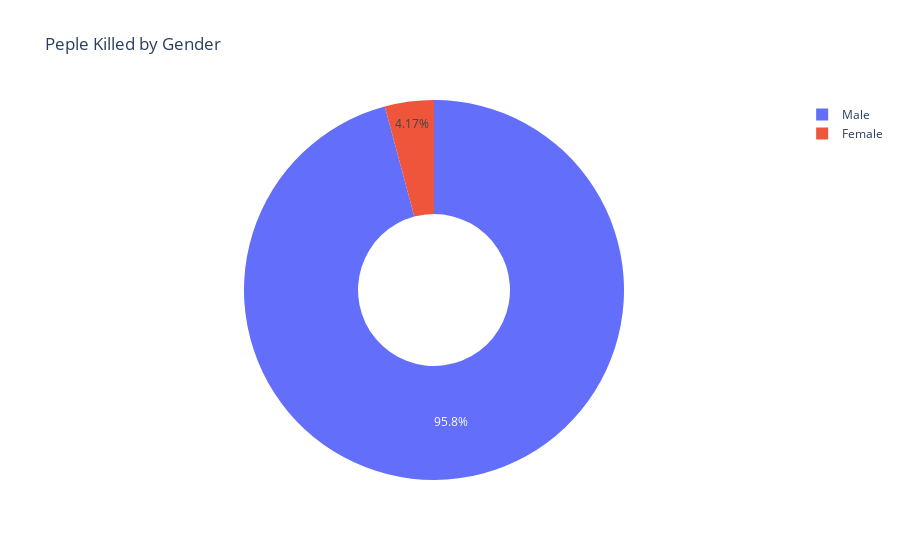

Notebook code cell kept with this figure:
### Code cell
fig = px.pie(df_by_gender, values=df_by_gender, names=df_by_gender.index.array, title='Peple Killed by Gender', hole=.4)
fig.show()

### Figure 1 — Plotly figure (JSON) as saved in the notebook; plotly's stock layout.template omitted (floating-point values rounded to 4 significant figures)
{"data": [{"domain": {"x": [0, 1], "y": [0, 1]}, "hole": 0.4, "hovertemplate": "label=%{label}<br>value=%{value}<extra></extra>", "labels": ["Male", "Female"], "legendgroup": "", "name": "", "showlegend": true, "type": "pie", "values": [2160, 94]}], "layout": {"legend": {"tracegroupgap": 0}, "title": {"text": "Peple Killed by Gender"}}}
